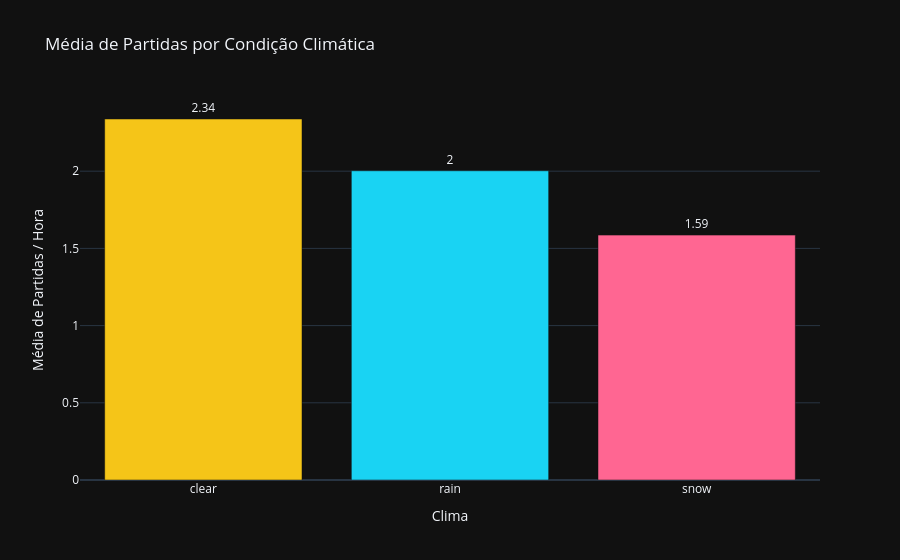

Notebook source saved alongside this figure:
### Markdown cell above
## 6. Impacto do Clima na Demanda

### Code cell
weather_agg = (
    df_hourly.groupby("weather_category")[["departures"]]
    .agg(["mean", "sum", "count"])
    .reset_index()
)
weather_agg.columns = ["weather_category", "avg_departures", "total_departures", "n_hours"]
weather_agg = weather_agg.sort_values("avg_departures", ascending=False)

color_weather = {
    "clear":  "#f5c518",
    "cloudy": "#90a4ae",
    "rainy":  "#1565c0",
    "snowy":  "#b3e5fc",
    "stormy": "#6a1b9a",
}

fig = px.bar(
    weather_agg,
    x="weather_category", y="avg_departures",
    color="weather_category",
    color_discrete_map=color_weather,
    text=weather_agg["avg_departures"].round(2),
    title="Média de Partidas por Condição Climática",
    labels={"weather_category": "Clima", "avg_departures": "Média de Partidas / Hora"},
    template="plotly_dark",
    height=380,
)
fig.update_traces(textposition="outside")
fig.update_layout(showlegend=False)
fig.show()

### Figure 1 — Plotly figure (JSON) as saved in the notebook; plotly's stock layout.template omitted (floating-point values rounded to 4 significant figures)
{"data": [{"hovertemplate": "Clima=%{x}<br>Média de Partidas / Hora=%{y}<br>text=%{text}<extra></extra>", "legendgroup": "clear", "marker": {"color": "#f5c518", "pattern": {"shape": ""}}, "name": "clear", "orientation": "v", "showlegend": true, "text": [2.34], "textposition": "outside", "type": "bar", "x": ["clear"], "xaxis": "x", "y": [2.338], "yaxis": "y"}, {"hovertemplate": "Clima=%{x}<br>Média de Partidas / Hora=%{y}<br>text=%{text}<extra></extra>", "legendgroup": "rain", "marker": {"color": "#19d3f3", "pattern": {"shape": ""}}, "name": "rain", "orientation": "v", "showlegend": true, "text": [2.0], "textposition": "outside", "type": "bar", "x": ["rain"], "xaxis": "x", "y": [2.003], "yaxis": "y"}, {"hovertemplate": "Clima=%{x}<br>Média de Partidas / Hora=%{y}<br>text=%{text}<extra></extra>", "legendgroup": "snow", "marker": {"color": "#FF6692", "pattern": {"shape": ""}}, "name": "snow", "orientation": "v", "showlegend": true, "text": [1.59], "textposition": "outside", "type": "bar", "x": ["snow"], "xaxis": "x", "y": [1.586], "yaxis": "y"}], "layout": {"autosize": true, "barmode": "relative", "legend": {"title": {"text": "Clima"}, "tracegroupgap": 0}, "showlegend": false, "title": {"text": "Média de Partidas por Condição Climática"}, "xaxis": {"anchor": "y", "autorange": true, "categoryarray": ["clear", "rain", "snow"], "categoryorder": "array", "domain": [0, 1], "range": [-0.5, 2.5], "title": {"text": "Clima"}, "type": "category"}, "yaxis": {"anchor": "x", "autorange": true, "domain": [0, 1], "range": [0, 2.501], "title": {"text": "Média de Partidas / Hora"}, "type": "linear"}}}
